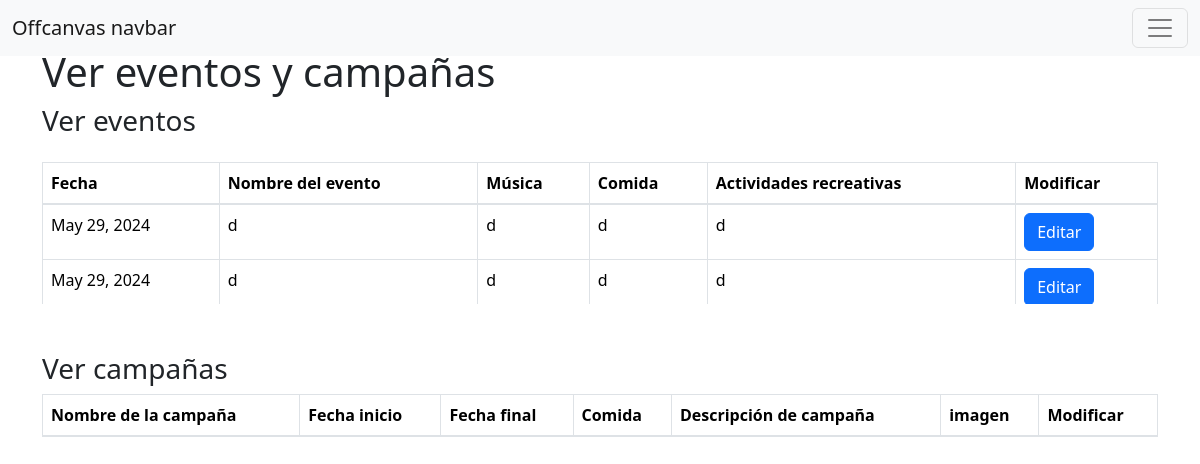
The page /Ver_eventos_campania (signed in) on the database as committed earlier.
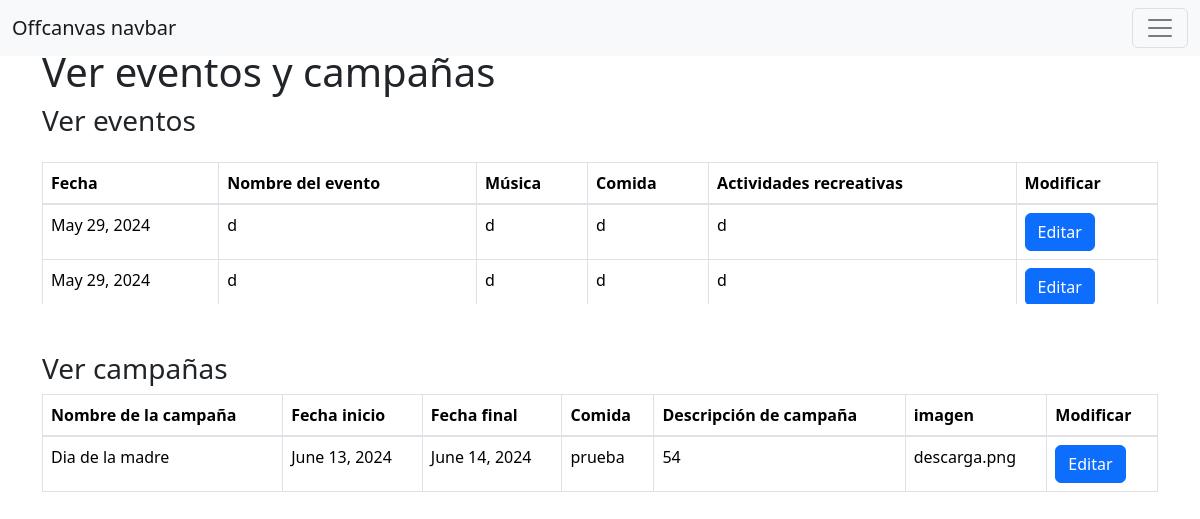
The same page on the database as committed later.
### app_Marketing/models.py (models this page shows, shortened)
class Evento(models.Model):
    nombreEvento = models.CharField(max_length=100)
    fechaRealizacion = models.DateField(blank=True, null=True)
    musica = models.CharField(max_length=100)
    comida  = models.CharField(max_length=100)
    actividadRecreativa = models.CharField(max_length=100)

class Campania(models.Model):
    nombreCampania = models.CharField(max_length=100)
    fechaInicio = models.DateField(blank=True, null=True)
    fechaFinal = models.DateField(blank=True, null=True)
    descripcion = models.TextField(blank=True)
    imagen = models.ImageField(blank=True)
    presupuesto = models.PositiveIntegerField()
    campania= models.ForeignKey(Evento, on_delete=models.CASCADE)

### app_Marketing/views.py (the view)
# urls.py: path('Ver_eventos_campania', views.ver_eventos_campania,name='Ver_eventos_campania'),
@login_required
def ver_eventos_campania(request):
    eventos = models.Evento.objects.all()
    campanias = models.Campania.objects.all()
    return render(request,'ver_eventos_campania.html',{
        'current_page': 'Ver_eventos_campania',
        'eventos': eventos,
        'campanias': campanias,
    })

### app_Marketing/templates/ver_eventos_campania.html (shortened to what this page needs)
<!DOCTYPE html>
<html lang="en">
<head>
    <link href="https://stackpath.bootstrapcdn.com/bootstrap/4.5.2/css/bootstrap.min.css" rel="stylesheet">
  </head>
<body>
{% extends "layouts/base.html" %}
{% block content %}
    <div class="container mt-5">
        <h1>Ver eventos y campañas</h1>
        <div class="mb-5">
            <div class="scrollable-table">
            <h3 class="mb-4">Ver eventos</h3>
            <table class="table table-bordered">
                <thead>
                    <tr>
                        <th>Fecha</th>
                        <th>Nombre del evento</th>
                        <th>Música</th>
                        <th>Comida</th>
                        <th>Actividades recreativas</th>
                        <th>Modificar</th>
                    </tr>
                </thead>
                <tbody>
                    {% for evento in eventos %}
                    <tr>
                        <td>{{ evento.fechaRealizacion }}</td>
                        <td>{{ evento.nombreEvento }}</td>
                        <td>{{ evento.musica }}</td>
                        <td>{{ evento.comida }}</td>
                        <td>{{ evento.actividadRecreativa }}</td>
                        <td><button class="btn btn-primary">Editar</button></td>
                    </tr>
                {% endfor %}
                </tbody>
            </table>
        </div>
        </div>
        <div>
            <h3>Ver campañas</h3>
            <div class="scrollable-table">
                <table class="table table-bordered">
                    <thead>
                        <tr>
                            <th>Nombre de la campaña</th>
                            <th>Fecha inicio</th>
                            <th>Fecha final</th>
                            <th>Comida</th>
                            <th>Descripción de campaña</th>
                            <th>imagen</th>
                            <th>Modificar</th>
                        </tr>
                    </thead>
                    <tbody>
                        {% for campania in campanias %}
                        <tr>
                            <td>{{ campania.nombreCampania }}</td>
                            <td>{{ campania.fechaInicio }}</td>
                            <td>{{ campania.fechaFinal }}</td>
                            <td>{{ campania.descripcion }}</td>
                            <td>{{ campania.presupuesto }}</td>
                            <td>{{ campania.imagen }}</td>
                            <td><button class="btn btn-primary">Editar</button></td>
                        </tr>
                    {% endfor %}
                    </tbody>
                </table>
            </div>
        </div>
    </div>
    {% endblock %}

Rows that differ between the two databases and show on the page:
added Campania: nombreCampania "Dia de la madre", fechaInicio "June 13, 2024", fechaFinal "June 14, 2024", descripcion "prueba", presupuesto "54", imagen "descarga.png"
